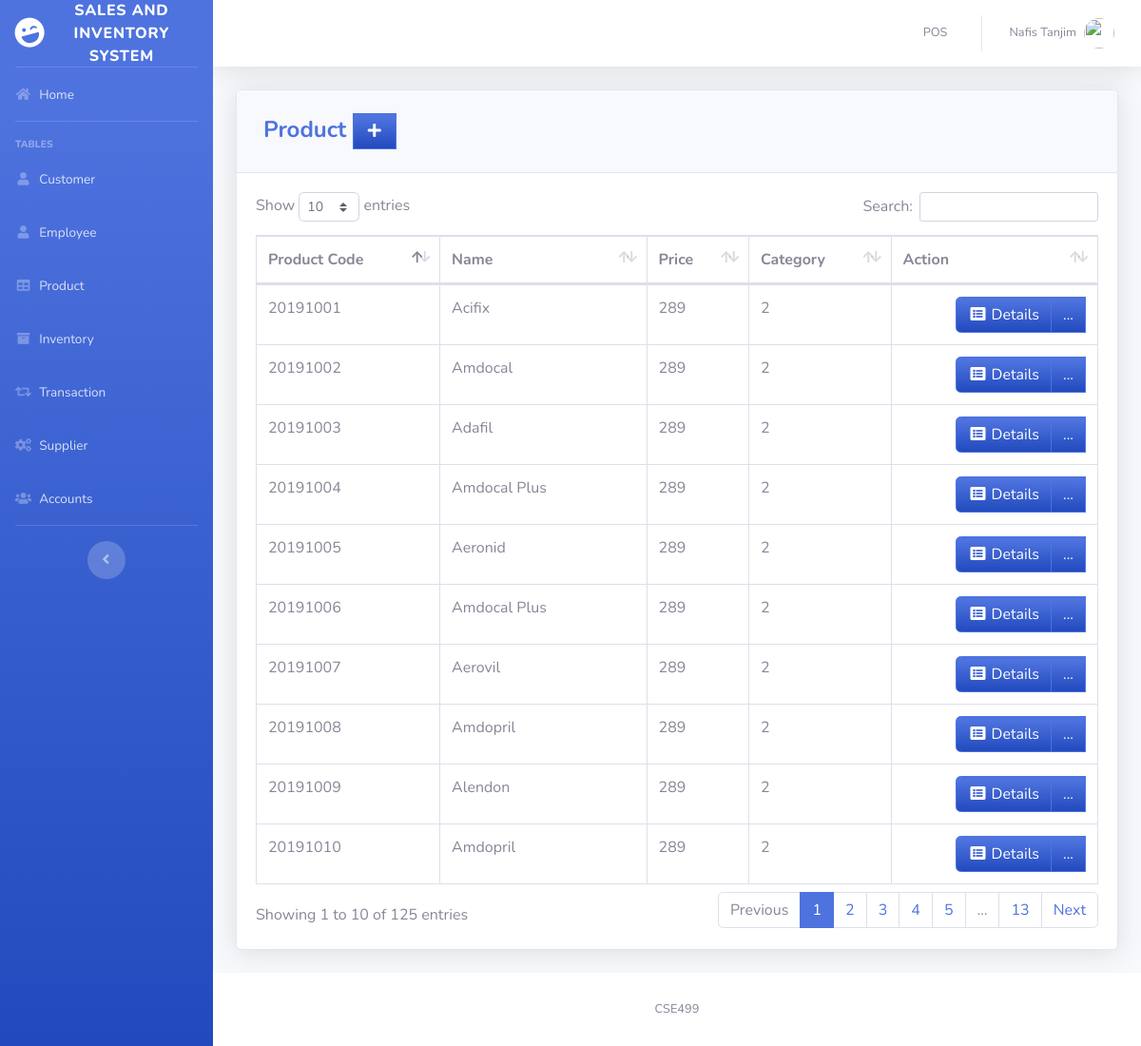
The app's page /pages/product.php (signed in) with its own data.
### tables this page shows
CREATE TABLE `product` (
  `PRODUCT_ID` int(11) NOT NULL,
  `PRODUCT_CODE` varchar(20) NOT NULL,
  `NAME` varchar(50) DEFAULT NULL,
  `DESCRIPTION` varchar(250) NOT NULL,
  `QTY_STOCK` int(50) DEFAULT NULL,
  `ON_HAND` int(250) NOT NULL,
  `PRICE` int(50) DEFAULT NULL,
  `CATEGORY_ID` int(11) DEFAULT NULL,
  `SUPPLIER_ID` int(11) DEFAULT NULL,
  `DATE_STOCK_IN` varchar(50) NOT NULL
);

CREATE TABLE `category` (
  `CATEGORY_ID` int(11) NOT NULL,
  `CNAME` varchar(50) DEFAULT NULL
);

### pages/product.php (the view, shortened to what this page needs)
<?php
include'../includes/connection.php';
include'../includes/sidebar.php';
?>
            <div class="card shadow mb-4">
            <div class="card-header py-3">
              <h4 class="m-2 font-weight-bold text-primary">Product&nbsp;<a  href="#" data-toggle="modal" data-target="#aModal" type="button" class="btn btn-primary bg-gradient-primary" style="border-radius: 0px;"><i class="fas fa-fw fa-plus"></i></a></h4>
            </div>
            <div class="card-body">
              <div class="table-responsive">
                <table class="table table-bordered" id="dataTable" width="100%" cellspacing="0">
               <thead>
                   <tr>
                     <th>Product Code</th>
                     <th>Name</th>
                     <th>Price</th>
                     <th>Category</th>
                     <th>Action</th>
                   </tr>
               </thead>
          <tbody>
<?php
    $query = 'SELECT PRODUCT_ID, PRODUCT_CODE, NAME, PRICE, CNAME, DATE_STOCK_IN FROM product p join category c on p.CATEGORY_ID=c.CATEGORY_ID GROUP BY PRODUCT_CODE';
        $result = mysqli_query($db, $query) or die (mysqli_error($db));
            while ($row = mysqli_fetch_assoc($result)) {
                echo '<tr>';
                echo '<td>'. $row['PRODUCT_CODE'].'</td>';
                echo '<td>'. $row['NAME'].'</td>';
                echo '<td>'. $row['PRICE'].'</td>';
                echo '<td>'. $row['CNAME'].'</td>';
                      echo '<td align="right"> <div class="btn-group">
                              <a type="button" class="btn btn-primary bg-gradient-primary" href="pro_searchfrm.php?action=edit & id='.$row['PRODUCT_CODE'] . '"><i class="fas fa-fw fa-list-alt"></i> Details</a>
                            <div class="btn-group">
                              <a type="button" class="btn btn-primary bg-gradient-primary dropdown no-arrow" data-toggle="dropdown" style="color:white;">
                              ... <span class="caret"></span></a>
                            <ul class="dropdown-menu text-center" role="menu">
                                <li>
                                  <a type="button" class="btn btn-warning bg-gradient-warning btn-block" style="border-radius: 0px;" href="pro_edit.php?action=edit & id='.$row['PRODUCT_ID']. '">
                                    <i class="fas fa-fw fa-edit"></i> Edit
                                  </a>
                                </li>
                            </ul>
                            </div>
                          </div> </td>';
                echo '</tr> ';
                        }
?>
                                </tbody>
                            </table>
                        </div>
                    </div>
                  </div>
<?php
include'../includes/footer.php';
?>

### records on screen
product: PRODUCT_CODE "20191001", NAME "Acifix", PRICE "289", CATEGORY_ID.CNAME "2"
product: PRODUCT_CODE "20191002", NAME "Amdocal", PRICE "289", CATEGORY_ID.CNAME "2"
product: PRODUCT_CODE "20191003", NAME "Adafil", PRICE "289", CATEGORY_ID.CNAME "2"
product: PRODUCT_CODE "20191004", NAME "Amdocal Plus", PRICE "289", CATEGORY_ID.CNAME "2"
product: PRODUCT_CODE "20191005", NAME "Aeronid", PRICE "289", CATEGORY_ID.CNAME "2"
product: PRODUCT_CODE "20191006", NAME "Amdocal Plus", PRICE "289", CATEGORY_ID.CNAME "2"
product: PRODUCT_CODE "20191007", NAME "Aerovil", PRICE "289", CATEGORY_ID.CNAME "2"
product: PRODUCT_CODE "20191008", NAME "Amdopril", PRICE "289", CATEGORY_ID.CNAME "2"
product: PRODUCT_CODE "20191009", NAME "Alendon", PRICE "289", CATEGORY_ID.CNAME "2"
product: PRODUCT_CODE "20191010", NAME "Amdopril", PRICE "289", CATEGORY_ID.CNAME "2"

### other values on screen
$_SESSION['FIRST_NAME'] "Nafis"
$_SESSION['LAST_NAME'] "Tanjim"
